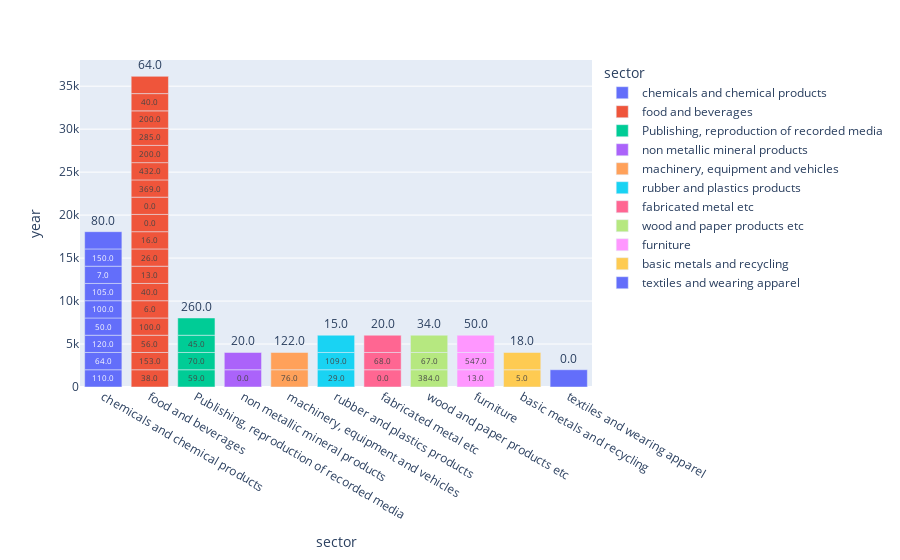

Here is the notebook cell this chart was saved with:
### Code cell
df71 = df7.iloc[:50,:]
fig = px.bar(df71,x = 'sector',y='year',color ='sector',text = 'ftstaff05')
fig.show()

### Figure 1 — Plotly figure (JSON) as saved in the notebook; plotly's stock layout.template omitted (floating-point values rounded to 4 significant figures)
{"data": [{"alignmentgroup": "True", "hovertemplate": "sector=%{x}<br>year=%{y}<br>ftstaff05=%{text}<extra></extra>", "legendgroup": "chemicals and chemical products", "marker": {"color": "#636efa", "pattern": {"shape": ""}}, "name": "chemicals and chemical products", "offsetgroup": "chemicals and chemical products", "orientation": "v", "showlegend": true, "text": ["110.0", "64.0", "120.0", "50.0", "100.0", "105.0", "7.0", "150.0", "80.0"], "textposition": "auto", "type": "bar", "x": ["chemicals and chemical products", "chemicals and chemical products", "chemicals and chemical products", "chemicals and chemical products", "chemicals and chemical products", "chemicals and chemical products", "chemicals and chemical products", "chemicals and chemical products", "chemicals and chemical products"], "xaxis": "x", "y": [2008, 2008, 2008, 2008, 2008, 2008, 2008, 2008, 2008], "yaxis": "y"}, {"alignmentgroup": "True", "hovertemplate": "sector=%{x}<br>year=%{y}<br>ftstaff05=%{text}<extra></extra>", "legendgroup": "food and beverages", "marker": {"color": "#EF553B", "pattern": {"shape": ""}}, "name": "food and beverages", "offsetgroup": "food and beverages", "orientation": "v", "showlegend": true, "text": ["38.0", "153.0", "56.0", "100.0", "6.0", "40.0", "13.0", "26.0", "16.0", "0.0", "0.0", "369.0", "432.0", "200.0", "285.0", "200.0", "40.0", "64.0"], "textposition": "auto", "type": "bar", "x": ["food and beverages", "food and beverages", "food and beverages", "food and beverages", "food and beverages", "food and beverages", "food and beverages", "food and beverages", "food and beverages", "food and beverages", "food and beverages", "food and beverages", "food and beverages", "food and beverages", "food and beverages", "food and beverages", "food and beverages", "food and beverages"], "xaxis": "x", "y": [2008, 2008, 2008, 2008, 2008, 2008, 2008, 2008, 2008, 2008, 2008, 2008, 2008, 2008, 2008, 2008, 2008, 2008], "yaxis": "y"}, {"alignmentgroup": "True", "hovertemplate": "sector=%{x}<br>year=%{y}<br>ftstaff05=%{text}<extra></extra>", "legendgroup": "Publishing, reproduction of recorded media", "marker": {"color": "#00cc96", "pattern": {"shape": ""}}, "name": "Publishing, reproduction of recorded media", "offsetgroup": "Publishing, reproduction of recorded media", "orientation": "v", "showlegend": true, "text": ["59.0", "70.0", "45.0", "260.0"], "textposition": "auto", "type": "bar", "x": ["Publishing, reproduction of recorded media", "Publishing, reproduction of recorded media", "Publishing, reproduction of recorded media", "Publishing, reproduction of recorded media"], "xaxis": "x", "y": [2008, 2008, 2008, 2008], "yaxis": "y"}, {"alignmentgroup": "True", "hovertemplate": "sector=%{x}<br>year=%{y}<br>ftstaff05=%{text}<extra></extra>", "legendgroup": "non metallic mineral products", "marker": {"color": "#ab63fa", "pattern": {"shape": ""}}, "name": "non metallic mineral products", "offsetgroup": "non metallic mineral products", "orientation": "v", "showlegend": true, "text": ["0.0", "20.0"], "textposition": "auto", "type": "bar", "x": ["non metallic mineral products", "non metallic mineral products"], "xaxis": "x", "y": [2008, 2008], "yaxis": "y"}, {"alignmentgroup": "True", "hovertemplate": "sector=%{x}<br>year=%{y}<br>ftstaff05=%{text}<extra></extra>", "legendgroup": "machinery, equipment and vehicles", "marker": {"color": "#FFA15A", "pattern": {"shape": ""}}, "name": "machinery, equipment and vehicles", "offsetgroup": "machinery, equipment and vehicles", "orientation": "v", "showlegend": true, "text": ["76.0", "122.0"], "textposition": "auto", "type": "bar", "x": ["machinery, equipment and vehicles", "machinery, equipment and vehicles"], "xaxis": "x", "y": [2008, 2008], "yaxis": "y"}, {"alignmentgroup": "True", "hovertemplate": "sector=%{x}<br>year=%{y}<br>ftstaff05=%{text}<extra></extra>", "legendgroup": "rubber and plastics products", "marker": {"color": "#19d3f3", "pattern": {"shape": ""}}, "name": "rubber and plastics products", "offsetgroup": "rubber and plastics products", "orientation": "v", "showlegend": true, "text": ["29.0", "109.0", "15.0"], "textposition": "auto", "type": "bar", "x": ["rubber and plastics products", "rubber and plastics products", "rubber and plastics products"], "xaxis": "x", "y": [2008, 2008, 2008], "yaxis": "y"}, {"alignmentgroup": "True", "hovertemplate": "sector=%{x}<br>year=%{y}<br>ftstaff05=%{text}<extra></extra>", "legendgroup": "fabricated metal etc", "marker": {"color": "#FF6692", "pattern": {"shape": ""}}, "name": "fabricated metal etc", "offsetgroup": "fabricated metal etc", "orientation": "v", "showlegend": true, "text": ["0.0", "68.0", "20.0"], "textposition": "auto", "type": "bar", "x": ["fabricated metal etc", "fabricated metal etc", "fabricated metal etc"], "xaxis": "x", "y": [2008, 2008, 2008], "yaxis": "y"}, {"alignmentgroup": "True", "hovertemplate": "sector=%{x}<br>year=%{y}<br>ftstaff05=%{text}<extra></extra>", "legendgroup": "wood and paper products etc", "marker": {"color": "#B6E880", "pattern": {"shape": ""}}, "name": "wood and paper products etc", "offsetgroup": "wood and paper products etc", "orientation": "v", "showlegend": true, "text": ["384.0", "67.0", "34.0"], "textposition": "auto", "type": "bar", "x": ["wood and paper products etc", "wood and paper products etc", "wood and paper products etc"], "xaxis": "x", "y": [2008, 2008, 2008], "yaxis": "y"}, {"alignmentgroup": "True", "hovertemplate": "sector=%{x}<br>year=%{y}<br>ftstaff05=%{text}<extra></extra>", "legendgroup": "furniture", "marker": {"color": "#FF97FF", "pattern": {"shape": ""}}, "name": "furniture", "offsetgroup": "furniture", "orientation": "v", "showlegend": true, "text": ["13.0", "547.0", "50.0"], "textposition": "auto", "type": "bar", "x": ["furniture", "furniture", "furniture"], "xaxis": "x", "y": [2008, 2008, 2008], "yaxis": "y"}, {"alignmentgroup": "True", "hovertemplate": "sector=%{x}<br>year=%{y}<br>ftstaff05=%{text}<extra></extra>", "legendgroup": "basic metals and recycling", "marker": {"color": "#FECB52", "pattern": {"shape": ""}}, "name": "basic metals and recycling", "offsetgroup": "basic metals and recycling", "orientation": "v", "showlegend": true, "text": ["5.0", "18.0"], "textposition": "auto", "type": "bar", "x": ["basic metals and recycling", "basic metals and recycling"], "xaxis": "x", "y": [2008, 2008], "yaxis": "y"}, {"alignmentgroup": "True", "hovertemplate": "sector=%{x}<br>year=%{y}<br>ftstaff05=%{text}<extra></extra>", "legendgroup": "textiles and wearing apparel", "marker": {"color": "#636efa", "pattern": {"shape": ""}}, "name": "textiles and wearing apparel", "offsetgroup": "textiles and wearing apparel", "orientation": "v", "showlegend": true, "text": ["0.0"], "textposition": "auto", "type": "bar", "x": ["textiles and wearing apparel"], "xaxis": "x", "y": [2008], "yaxis": "y"}], "layout": {"barmode": "relative", "legend": {"title": {"text": "sector"}, "tracegroupgap": 0}, "margin": {"t": 60}, "xaxis": {"anchor": "y", "categoryarray": ["chemicals and chemical products", "food and beverages", "Publishing, reproduction of recorded media", "non metallic mineral products", "machinery, equipment and vehicles", "rubber and plastics products", "fabricated metal etc", "wood and paper products etc", "furniture", "basic metals and recycling", "textiles and wearing apparel"], "categoryorder": "array", "domain": [0, 1], "title": {"text": "sector"}}, "yaxis": {"anchor": "x", "domain": [0, 1], "title": {"text": "year"}}}}
